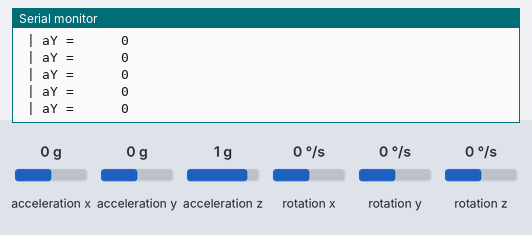
A sketch run on a simulated Arduino Uno, built with avr-gcc and run on an emulated ATmega328P. On the bench: the last lines printed to the serial monitor. Wiring (inferred from the names in the program): MPU-6050 motion sensor at I2C address 0x68. The test bench sets the inputs (shaded band); at power-on: acceleration y 0 g, acceleration x 0 g, acceleration z 1 g, rotation x 0 °/s, rotation y 0 °/s, rotation z 0 °/s.

Above: at 1.2 s.
1.3 s: acceleration y set to -1.4 g
At 1.33 s:
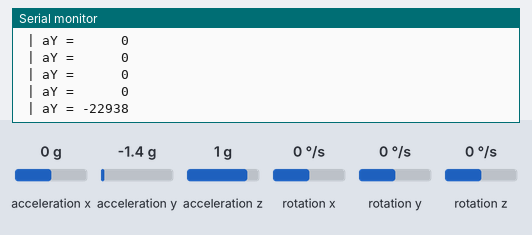
3.2 s: acceleration y set to 0.8 g
At 3.27 s:
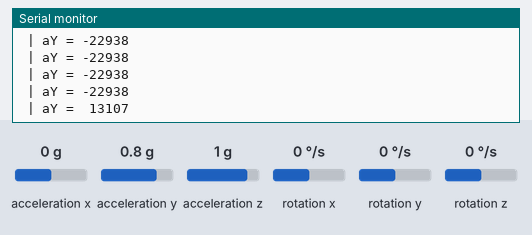

Measured:
- after the input at 1.3 s, the serial monitor: prints a new line at once (image 1)
- after the input at 3.2 s, the serial monitor: prints a new line after 0.07 s (image 2)

The sketch:

1-MPU6050-RawData.ino
```cpp
#include "Wire.h" // This library allows you to communicate with I2C devices.

#define X 0.90f
#define Y 0.90f
#define Z 0.90f

const int MPU_ADDR = 0x68; // I2C address of the MPU6050
int16_t accelerometer_filter_x, accelerometer_filter_y, accelerometer_filter_z;
int16_t accelerometer_x, accelerometer_y, accelerometer_z; // variables for accelerometer raw data
int16_t gyro_x, gyro_y, gyro_z; // variables for gyro raw data
char tmp_str[7]; // temporary variable used in convert function

char* convert_int16_to_str(int16_t i)
{
  // converts int16 to string. Moreover, resulting strings will have the same length in the debug monitor.
  sprintf(tmp_str, "%6d", i);
  return tmp_str;
}


void setup()
{
  Serial.begin(115200);
  Wire.begin();
  Wire.beginTransmission(MPU_ADDR); // Begins a transmission to the I2C slave (GY-521 board) or (MPU6050 sensor)
//  Wire.write(0x6B); // PWR_MGMT_1 register
  Wire.write(0); // set to zero (wakes up the MPU-6050)
  Wire.endTransmission(true);
}


void loop()
{
  Wire.beginTransmission(MPU_ADDR);
  Wire.write(0x3B); // starting with register 0x3B (ACCEL_XOUT_H) [MPU-6000 and MPU-6050 Register Map and Descriptions Revision 4.2, p.40]
  Wire.endTransmission(false); // the parameter indicates that the Arduino will send a restart. As a result, the connection is kept active.
  Wire.requestFrom(MPU_ADDR, 7 * 2, true); // request a total of 7*2=14 registers

  // "Wire.read()<<8 | Wire.read();" means two registers are read and stored in the same variable
  accelerometer_x = Wire.read() << 8 | Wire.read(); // reading registers: 0x3B (ACCEL_XOUT_H) and 0x3C (ACCEL_XOUT_L)
  accelerometer_y = Wire.read() << 8 | Wire.read(); // reading registers: 0x3D (ACCEL_YOUT_H) and 0x3E (ACCEL_YOUT_L)
  accelerometer_z = Wire.read() << 8 | Wire.read(); // reading registers: 0x3F (ACCEL_ZOUT_H) and 0x40 (ACCEL_ZOUT_L)

  // print out Acc Raw Data
  //Serial.print("aX = "); Serial.print(convert_int16_to_str(accelerometer_x));
  Serial.print(" | aY = "); Serial.print(convert_int16_to_str(accelerometer_y));
  //Serial.print(" | aZ = "); Serial.print(convert_int16_to_str(accelerometer_z));/


  // Basic Integrated filter for MPU6050
/*  accelerometer_filter_x = accelerometer_filter_x * X + accelerometer_x * (1.0f - X);
  accelerometer_filter_y = accelerometer_filter_y * Y + accelerometer_y * (1.0f - Y);
  accelerometer_filter_z = accelerometer_filter_z * Z + accelerometer_z * (1.0f - Z);
*/
// print Intefrated filter out put
//  Serial.print("aX-filter = "); Serial.print(convert_int16_to_str(accelerometer_filter_x));
//  Serial.print(" | aY-filter = "); Serial.print(convert_int16_to_str(accelerometer_filter_y));
//  Serial.print(" | aZ-filter = "); Serial.print(convert_int16_to_str(accelerometer_filter_z));


//  gyro_x = Wire.read() << 8 | Wire.read(); // reading registers: 0x43 (GYRO_XOUT_H) and 0x44 (GYRO_XOUT_L)
//  gyro_y = Wire.read() << 8 | Wire.read(); // reading registers: 0x45 (GYRO_YOUT_H) and 0x46 (GYRO_YOUT_L)
//  gyro_z = Wire.read() << 8 | Wire.read(); // reading registers: 0x47 (GYRO_ZOUT_H) and 0x48 (GYRO_ZOUT_L)


  //  // print out Gyro Raw Data
  //  Serial.print(" | gX = "); Serial.print(convert_int16_to_str(gyro_x));
  //  Serial.print(" | gY = "); Serial.print(convert_int16_to_str(gyro_y));
  //  Serial.print(" | gZ = "); Serial.print(convert_int16_to_str(gyro_z));


  Serial.println();

  // 100 milliseconds
  delay(100);
}
```
